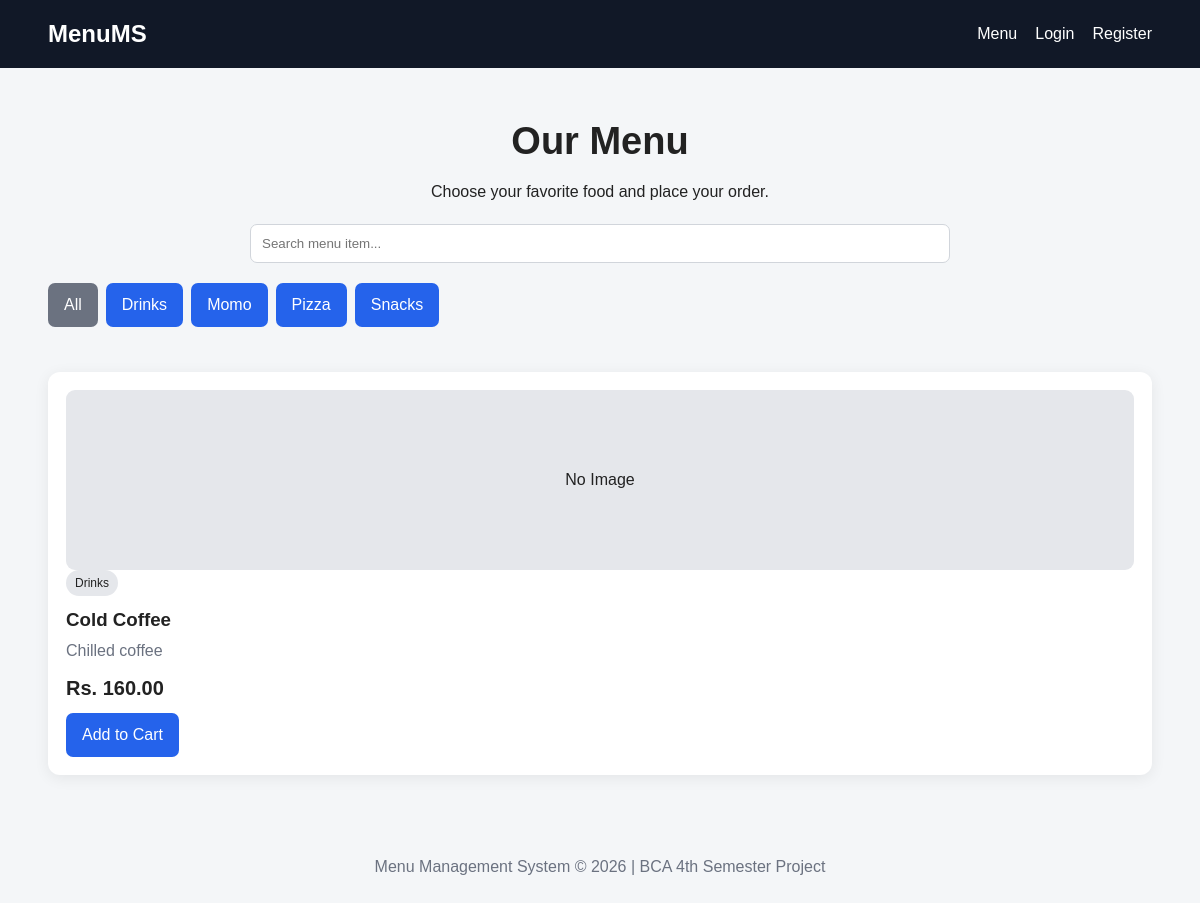
Screenshot of /?category=3 with the database file from the repository.
### tables this page shows
CREATE TABLE categories (
    id INT AUTO_INCREMENT PRIMARY KEY,
    name VARCHAR(100) NOT NULL,
    description TEXT,
    created_at TIMESTAMP DEFAULT CURRENT_TIMESTAMP
);

CREATE TABLE menu_items (
    id INT AUTO_INCREMENT PRIMARY KEY,
    category_id INT NOT NULL,
    name VARCHAR(150) NOT NULL,
    description TEXT,
    price DECIMAL(10,2) NOT NULL,
    image VARCHAR(255),
    status ENUM('available','unavailable') DEFAULT 'available',
    created_at TIMESTAMP DEFAULT CURRENT_TIMESTAMP,
    FOREIGN KEY (category_id) REFERENCES categories(id) ON DELETE CASCADE
);

### index.php (the view, shortened to what this page needs)
<?php
require_once "config/database.php";
$category = isset($_GET["category"]) ? (int)$_GET["category"] : 0;
$categories = mysqli_query($conn, "SELECT * FROM categories ORDER BY name");
if ($category > 0) {
    $stmt = mysqli_prepare($conn, "SELECT m.*, c.name category_name FROM menu_items m JOIN categories c ON m.category_id=c.id WHERE m.status='available' AND m.category_id=? ORDER BY m.id DESC");
    mysqli_stmt_bind_param($stmt, "i", $category);
    mysqli_stmt_execute($stmt);
    $items = mysqli_stmt_get_result($stmt);
} else {
    $items = mysqli_query($conn, "SELECT m.*, c.name category_name FROM menu_items m JOIN categories c ON m.category_id=c.id WHERE m.status='available' ORDER BY m.id DESC");
}
include "includes/header.php";
include "includes/navbar.php";
?>
<div class="container">
<section class="hero">
<h1>Our Menu</h1>
<p>Choose your favorite food and place your order.</p>
<div class="search-box"><input id="searchMenu" placeholder="Search menu item..."></div>
<div class="actions">
<a class="btn btn-secondary" href="index.php">All</a>
<?php while($cat=mysqli_fetch_assoc($categories)): ?>
<a class="btn" href="?category=<?= $cat['id'] ?>"><?= htmlspecialchars($cat['name']) ?></a>
<?php endwhile; ?>
</div>
</section>
<div class="grid">
<?php while($item=mysqli_fetch_assoc($items)): ?>
<div class="card menu-card">
<?php if($item["image"]): ?><img src="assets/images/<?= htmlspecialchars($item["image"]) ?>" alt=""><?php else: ?><div style="height:180px;background:#e5e7eb;border-radius:9px;display:grid;place-items:center">No Image</div><?php endif; ?>
<span class="badge"><?= htmlspecialchars($item["category_name"]) ?></span>
<h3><?= htmlspecialchars($item["name"]) ?></h3>
<p class="muted"><?= htmlspecialchars($item["description"]) ?></p>
<div class="price">Rs. <?= number_format($item["price"],2) ?></div>
<a class="btn" href="customer/add_to_cart.php?id=<?= $item['id'] ?>">Add to Cart</a>
</div>
<?php endwhile; ?>
</div>
</div>
<?php include "includes/footer.php"; ?>

### assets/css/style.css (style rules this page uses)
* { box-sizing:border-box;margin:0;padding:0 }
body { font-family:Arial,sans-serif;background:#f4f6f8;color:#222;line-height:1.5 }
a { text-decoration:none;color:#2563eb }
.container { width:92%;max-width:1200px;margin:auto }
.hero { padding:45px 0;text-align:center }
.hero h1 { font-size:38px;margin-bottom:10px }
.search-box { display:flex;gap:10px;margin:20px auto;max-width:700px }
input,textarea,select { width:100%;padding:11px;border:1px solid #d1d5db;border-radius:7px;background:#fff }
button,.btn { border:0;border-radius:7px;padding:10px 16px;background:#2563eb;color:#fff;cursor:pointer;display:inline-block }
.btn-secondary { background:#6b7280 }
.grid { display:grid;grid-template-columns:repeat(auto-fit,minmax(240px,1fr));gap:20px }
.card { background:#fff;border-radius:12px;padding:18px;box-shadow:0 3px 15px rgba(0,0,0,.07) }
.menu-card h3 { margin:10px 0 5px }
.price { font-size:20px;font-weight:bold;margin:10px 0 }
.muted { color:#6b7280 }
.badge { display:inline-block;padding:4px 9px;border-radius:20px;background:#e5e7eb;font-size:12px }
.actions { display:flex;gap:8px;flex-wrap:wrap }

### rows the page displays
categories: name "Drinks"
categories: name "Momo"
categories: name "Pizza"
categories: name "Snacks"
menu_items: shows "No Image", category.name "Drinks", name "Cold Coffee", description "Chilled coffee", price "160.00"
